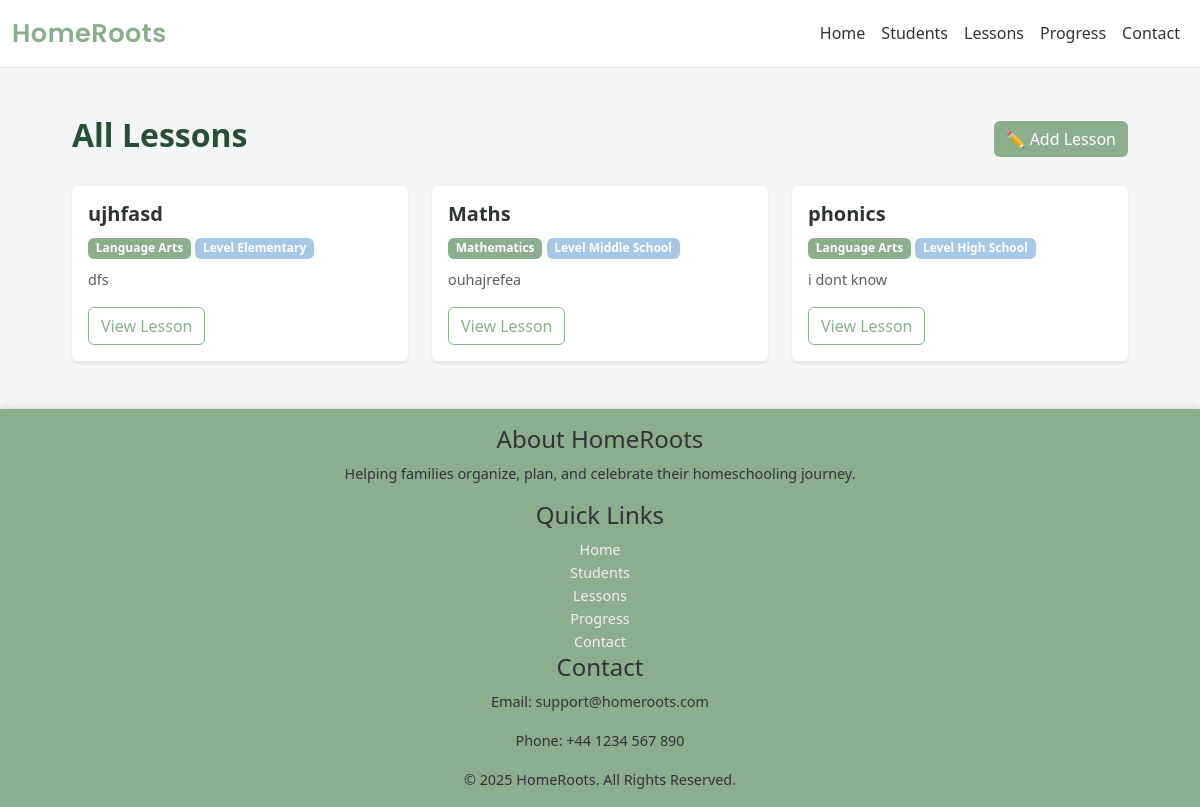
/lessons/list/, run on an earlier commit of the app's database.
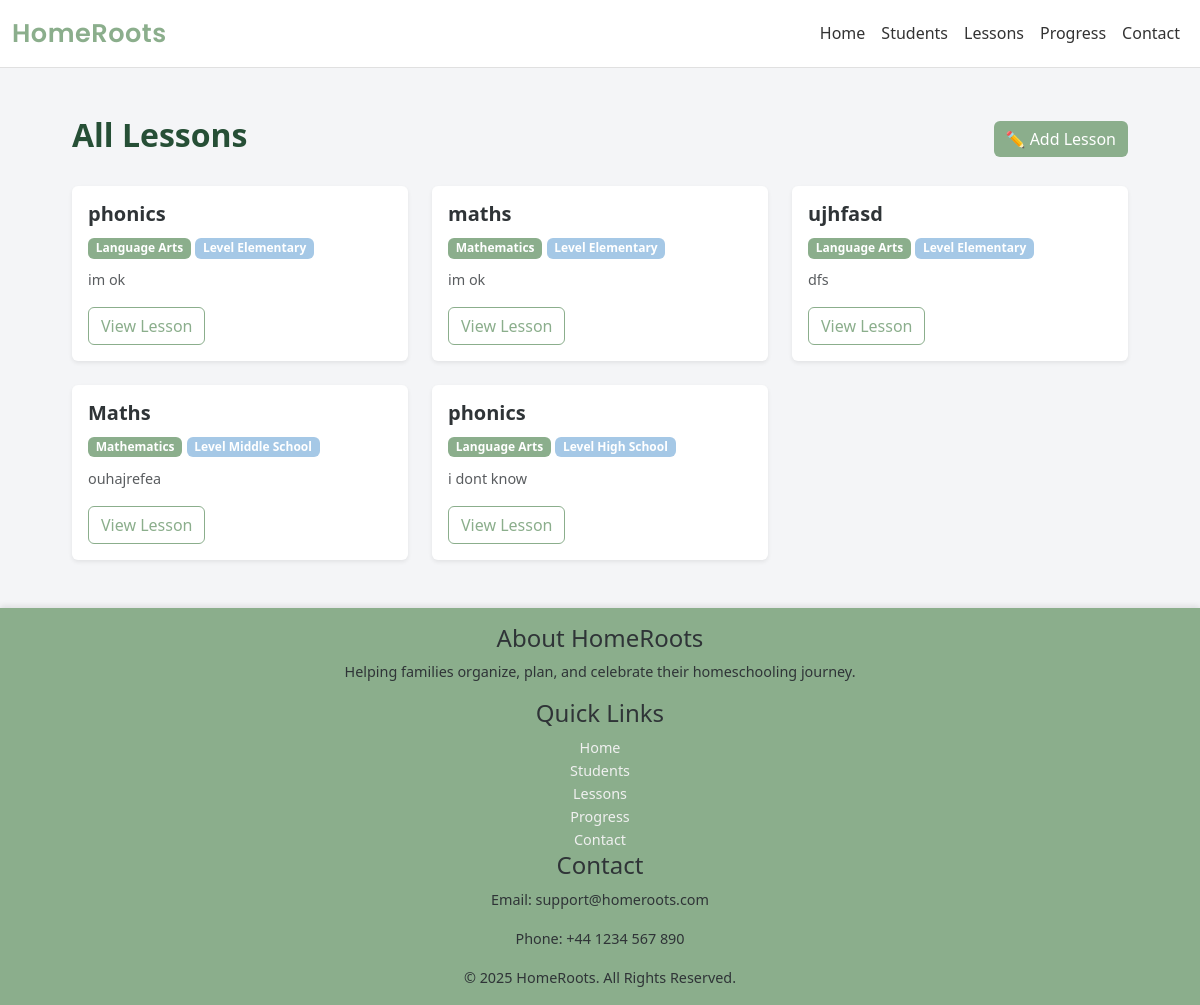
And on a later commit of the database.
### core/models.py (models this page shows, shortened)
class Lesson(models.Model):
    SUBJECT_CHOICES = [
        ('lang', 'Language Arts'),
        ('math', 'Mathematics'),
        ('sci', 'Science'),
        ('ss', 'Social Studies'),
        ('art', 'Arts & Creative'),
        ('pe', 'Physical Education'),
        ('other', 'Other'),
    ]
    LEVEL_CHOICES = [
        ('elem', 'Elementary'),
        ('middle', 'Middle School'),
        ('high', 'High School'),
        ('all', 'All Ages'),
    ]
    title = models.CharField(max_length=150)
    subject = models.CharField(max_length=10, choices=SUBJECT_CHOICES)
    level = models.CharField(max_length=10, choices=LEVEL_CHOICES)
    description = models.TextField()
    objectives = models.TextField(help_text="Learning objectives for this lesson")
    materials = models.TextField(blank=True, help_text="Materials and resources needed")
    duration_minutes = models.IntegerField(default=60)
    lesson_date = models.DateField(null=True, blank=True)
    created_at = models.DateTimeField(default=timezone.now)
    updated_at = models.DateTimeField(auto_now=True)
    class Meta:
        ordering = ['-lesson_date', '-created_at']

### core/views.py (the view)
# urls.py: path('lessons/list/', views.LessonListView.as_view(), name='lessons'),
class LessonListView(ListView):
    model = Lesson
    template_name = 'core/lessons/list.html'
    context_object_name = 'lessons'
    paginate_by = 10

### core/templates/core/lessons/list.html (shortened to what this page needs)
{% extends "core/base.html" %}
{% block content %}
<div class="container py-5">
  <div class="d-flex justify-content-between align-items-center mb-4">
    <h2 class="fw-bold" style="color: #264f36;">All Lessons</h2>
    <a href="{% url 'core:lesson_add' %}" class="btn btn-success" style="background-color: var(--primary); border: none;">
      ✏️ Add Lesson
    </a>
  </div>
  <div class="row g-4">
    {% for lesson in lessons %}
    <div class="col-md-6 col-lg-4">
      <div class="card shadow-sm border-0 h-100">
        <div class="card-body">
          <h5 class="fw-bold" style="color: var(--text-dark);">{{ lesson.title }}</h5>
          <div class="mb-2">
            <span class="badge" style="background-color: var(--primary);">
              {{ lesson.get_subject_display }}
            </span>
            <span class="badge" style="background-color: var(--accent);">
              Level {{ lesson.get_level_display }}
            </span>
          </div>
          <p class="text-muted" style="font-size: 0.9rem;">
            {{ lesson.description|slice:":120" }}{% if lesson.description|length > 120 %}...{% endif %}
          </p>
          <a href="{% url 'core:lesson_detail' lesson.id %}"
             class="btn btn-outline-success"
             style="color: var(--primary); border-color: var(--primary);">
            View Lesson
          </a>
        </div>
      </div>
    </div>
    {% empty %}
      <p class="text-center text-muted mt-4">No lessons created yet.</p>
    {% endfor %}
  </div>
</div>
{% endblock %}

What changed in the data, as far as the page shows it:
added Lesson: title "phonics", subject "Language Arts", level "Elementary", description "im ok"
added Lesson: title "maths", subject "Mathematics", level "Elementary", description "im ok"
